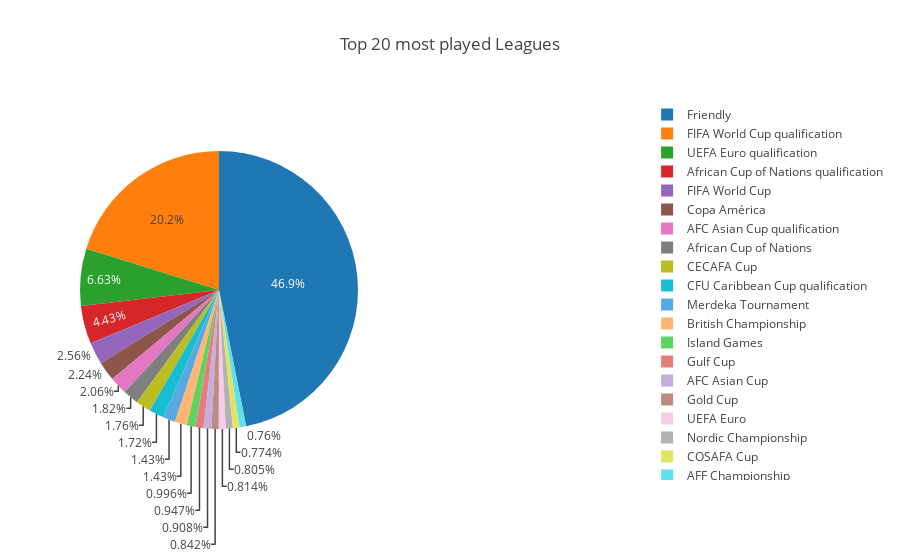

Notebook code cell kept with this figure:
### Code cell
data1 = dict(
      values = tour.values[:20],
      labels = tour.index[:20],
      domain = {"x": [0, .5]},
      hoverinfo = "label+percent+name",
      type =  "pie")
layout1 = dict(
        title =  "Top 20 most played Leagues",
            )
fig = go.Figure([data1],layout1)
iplot(fig)

### Figure 1 — Plotly figure (JSON) as saved in the notebook; plotly's stock layout.template omitted (floating-point values rounded to 4 significant figures)
{"data": [{"domain": {"x": [0, 0.5]}, "hoverinfo": "label+percent+name", "labels": ["Friendly", "FIFA World Cup qualification", "UEFA Euro qualification", "African Cup of Nations qualification", "FIFA World Cup", "Copa América", "AFC Asian Cup qualification", "African Cup of Nations", "CECAFA Cup", "CFU Caribbean Cup qualification", "Merdeka Tournament", "British Championship", "Island Games", "Gulf Cup", "AFC Asian Cup", "Gold Cup", "UEFA Euro", "Nordic Championship", "COSAFA Cup", "AFF Championship"], "type": "pie", "uid": "34634b40-9b59-4ce7-854e-351daf21ea3c", "values": [16475, 7100, 2332, 1558, 900, 787, 724, 638, 620, 606, 504, 501, 350, 333, 319, 296, 286, 283, 272, 267]}], "layout": {"title": {"text": "Top 20 most played Leagues"}}}
